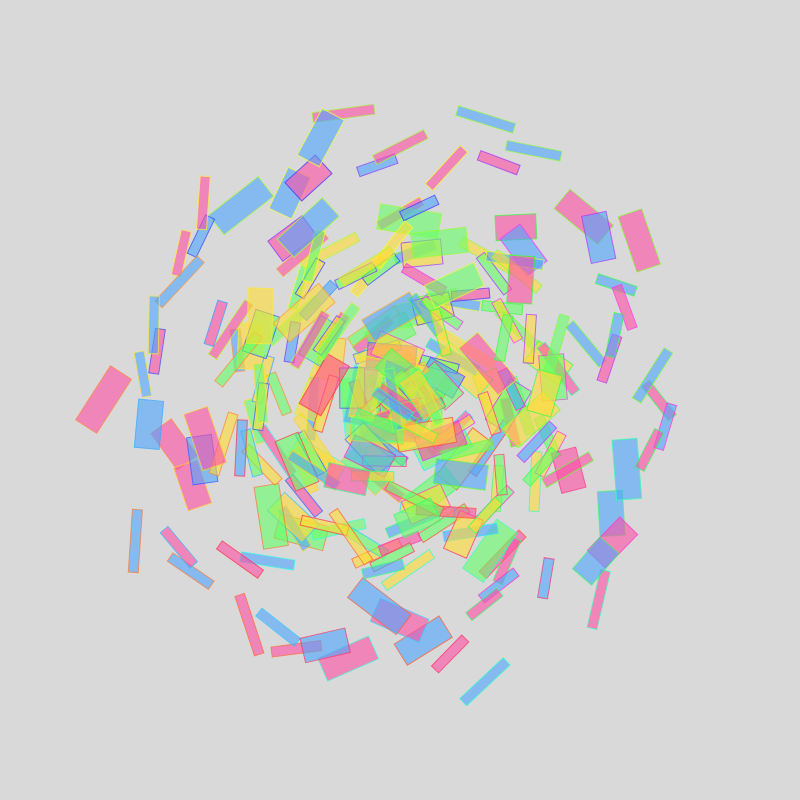
Frame 1 (no input)
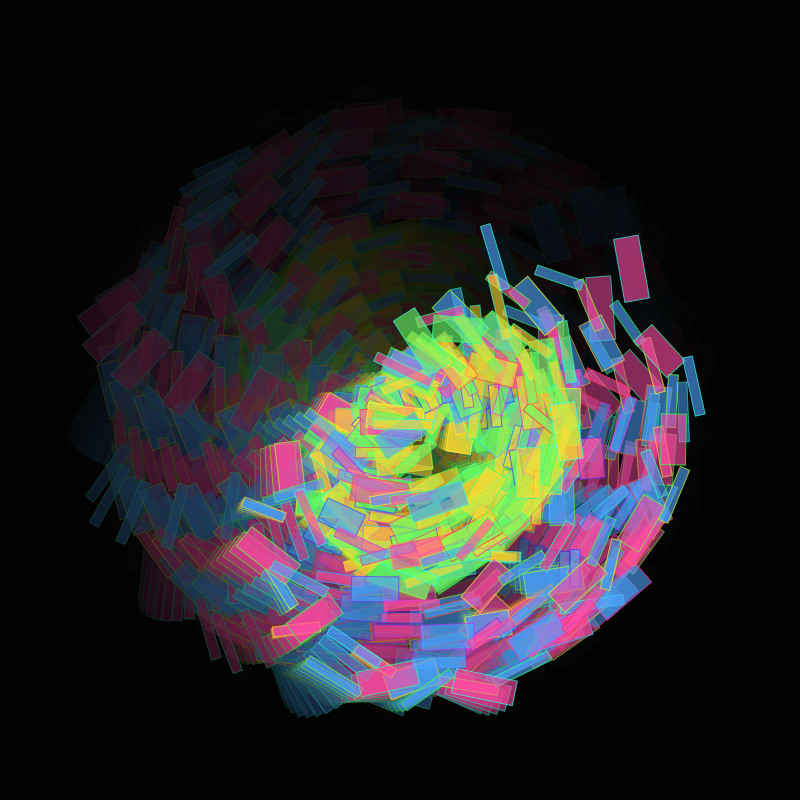
Frame 60 (no input)
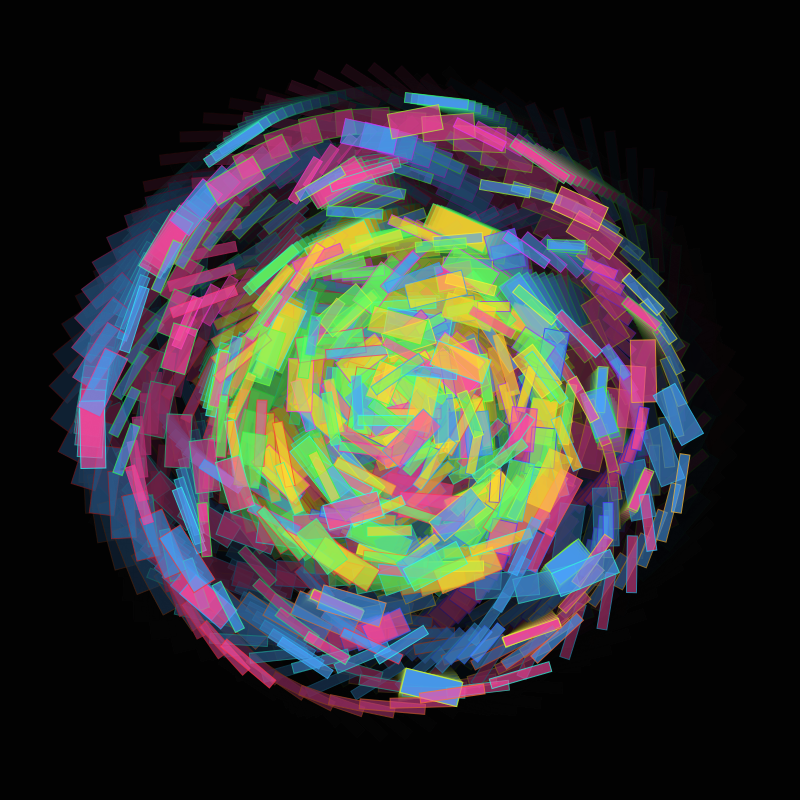
Frame 120 (the mouse pressed at the canvas centre since frame 60)

The p5.js sketch that drew these frames (run headless with seeded random() and noise() and a simulated clock; from frame 60 on, the mouse is pressed at the canvas centre):

// p5.js sketch
// ── sketch.js
var magnify = 300; // overall size of the rose
var rotation = 180;
var radius = 50;
var elements = 256; // number of elements

function setup() {
  createCanvas(800, 800);

  rectMode(CENTER);

  colorMode(HSB, 360, 100, 100, 100);
  // HSB makes it easier to create colourful gradients
}


function draw() {

  background(0, 0, 0, 15);
  // transparent black background
  // previous frames fade slowly instead of disappearing immediately
  // this creates motion trails


  radius = map(
    sin(frameCount * 0.01),
    -1, 1,
    2, 12
  );

  // sine makes the radius smoothly expand and contract


  rotation = map(
    cos(frameCount * 0.008),
    -1, 1,
    2, 10
  );

  // cosine creates a second repeating movement
  // at a slightly different speed


  var spacing = TWO_PI / elements;

  translate(width * 0.5, height * 0.5);
  // moves the origin to the centre


  rotate(frameCount * 0.002);
  // slowly rotates the whole rose


  // OUTER COLOURFUL ROSE//

  for (var i = 0; i < elements; i++) {

    var n = noise(
      i * 0.05,
      frameCount * 0.01
    );

    // noise creates smooth variation


    var sizeChange;

    if (i % 2 == 0) {

      sizeChange = magnify;

    } else {

      sizeChange = magnify * 0.6;

    }

    // modulo 2:
    // long → short → long → short


    var distance =
      sin(spacing * i * radius)
      * sizeChange
      * (0.7 + n * 0.5);


    
    // COLOUR USING MODULO //

    var colourChoice = i % 4;


    if (colourChoice == 0) {

      fill(330, 70, 100, 60);
      // pink

    }

    else if (colourChoice == 1) {

      fill(120, 60, 100, 60);
      // green

    }

    else if (colourChoice == 2) {

      fill(210, 70, 100, 60);
      // blue

    }

    else {

      fill(50, 80, 100, 60);
      // yellow

    }


    stroke(
      (i * 2 + frameCount * 0.5) % 360,
      80,
      100,
      70
    );


    push();


    rotate(
      spacing * i * rotation
    );


    translate(
      distance,
      0
    );


    var rectWidth =
      20 + n * 70;

    var rectHeight;

    if (i % 3 == 0) {

      rectHeight = 25;

    } else {

      rectHeight = 10;

    }

    // modulo 3:
    // tall → short → short
    // tall → short → short


    rotate(
      noise(i * 0.1, frameCount * 0.02) * PI
    );


    rect(
      0,
      0,
      rectWidth,
      rectHeight
    );


    pop();
  }
}
